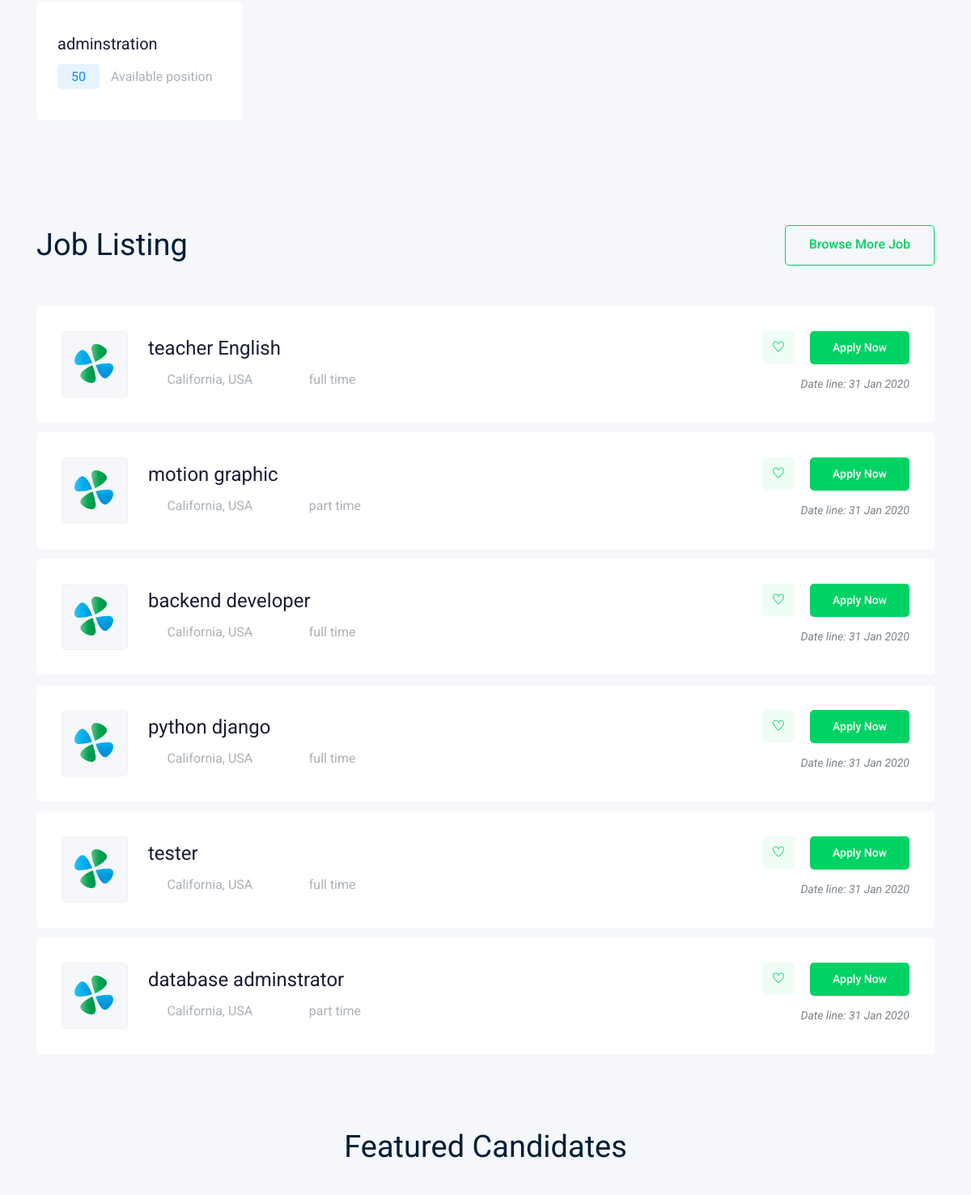
Before: / (middle part) with the older database file.
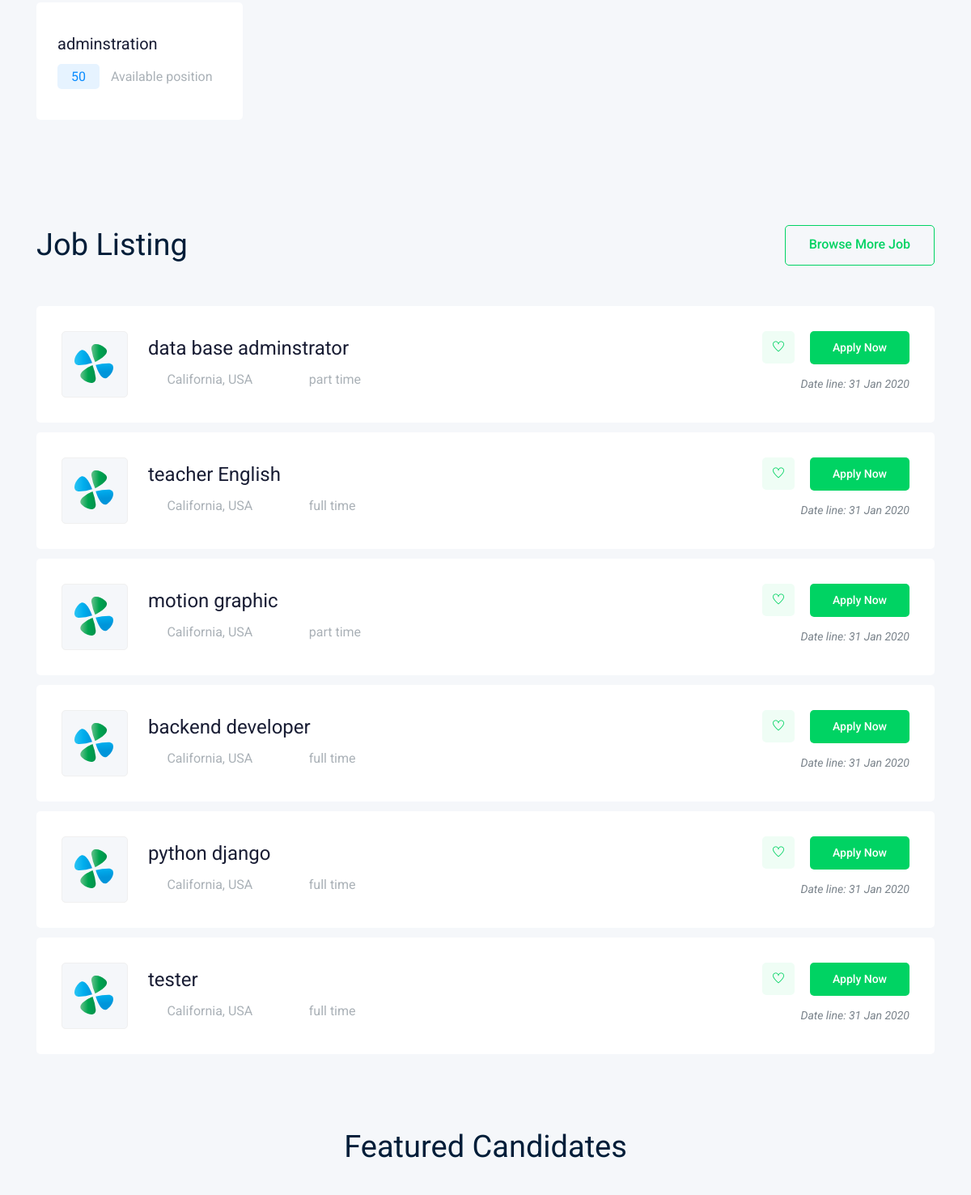
After: the same page with the newer database file.
### job/models.py (models this page shows, shortened)
class Category(models.Model):
    title = models.CharField(max_length= 50)

class Job(models.Model):
    title = models.CharField(max_length = 50)
    job_type = models.CharField(max_length= 15 , choices= JOB_TYPE , default= "full time")
    description = models.CharField(max_length= 500)
    published_date = models.DateTimeField(auto_now= True)
    Vacancy = models.IntegerField(default= 1)
    salary = models.FloatField(default= 0)
    category = models.ForeignKey('Category' , on_delete= models.CASCADE )
    experience_years = models.IntegerField(default= 1)
    image = models.ImageField(upload_to= upload_img)
    slug = models.SlugField(null= True, blank= True)

### home/views.py (the view)
class HomePage(TemplateView):
    template_name = 'index.html'
    def get_context_data(self, **kwargs: Any) -> dict[str, Any]:
        context =  super().get_context_data(**kwargs)
        context['categories'] = Category.objects.all()
        context['jobs'] = Job.objects.order_by('-id')[:6]
        context['number'] = Job.objects.count()
        return context

### home/templates/index.html (shortened to what this page needs)
{% extends 'base.html' %}
{% load bootstrap4 %}
{% load static %}
{% block content %}
    <div class="popular_catagory_area">
        <div class="container">
            <div class="row">
                {% for category in categories %}
                <div class="col-lg-4 col-xl-3 col-md-6">
                    <div class="single_catagory">
                        <a href="jobs.html"><h4>{{ category.title }}</h4></a>
                        <p> <span>50</span> Available position</p>
                    </div>
                </div>
                {% endfor %}
            </div>
        </div>
    </div>
    <div class="job_listing_area">
        <div class="container">
            <div class="row align-items-center">
                <div class="col-lg-6">
                    <div class="section_title">
                        <h3>Job Listing</h3>
                    </div>
                </div>
                <div class="col-lg-6">
                    <div class="brouse_job text-right">
                        <a href="{% url 'job_list' %}" class="boxed-btn4">Browse More Job</a>
                    </div>
                </div>
            </div>
            <div class="job_lists">
                <div class="row">
                    {% for job in jobs %}
                    <div class="col-lg-12 col-md-12">
                        <div class="single_jobs white-bg d-flex justify-content-between">
                            <div class="jobs_left d-flex align-items-center">
                                <div class="thumb">
                                    <img src="img/svg_icon/1.svg " alt="">
                                </div>
                                <div class="jobs_conetent">
                                    <a href="{% url 'job_details' job.slug %}"><h4>{{ job.title }}</h4></a>
                                    <div class="links_locat d-flex align-items-center">
                                        <div class="location">
                                            <p> <i class="fa fa-map-marker"></i> California, USA</p>
                                        </div>
                                        <div class="location">
                                            <p> <i class="fa fa-clock-o"></i>{{ job.job_type }}</p>
                                        </div>
                                    </div>
                                </div>
                            </div>
                            <div class="jobs_right">
                                <div class="apply_now">
                                    <a class="heart_mark" href="#"> <i class="ti-heart"></i> </a>
                                    <a href="{% url 'job_details' job.slug %}" class="boxed-btn3">Apply Now</a>
                                </div>
                                <div class="date">
                                    <p>Date line: 31 Jan 2020</p>
                                </div>
                            </div>
                        </div>
                    </div>
                    {% endfor %}
                </div>
            </div>
        </div>
    </div>
    <div class="featured_candidates_area">
        <div class="container">
            <div class="row">
                <div class="col-lg-12">
                    <div class="section_title text-center mb-40">
                        <h3>Featured Candidates</h3>
                    </div>
                </div>
            </div>
        </div>
    </div>
{% endblock %}

Changed rows visible on the page:
no longer on this page (row unchanged): Job: title "database adminstrator", job_type "part time"
added Job: title "data base adminstrator", job_type "part time"
